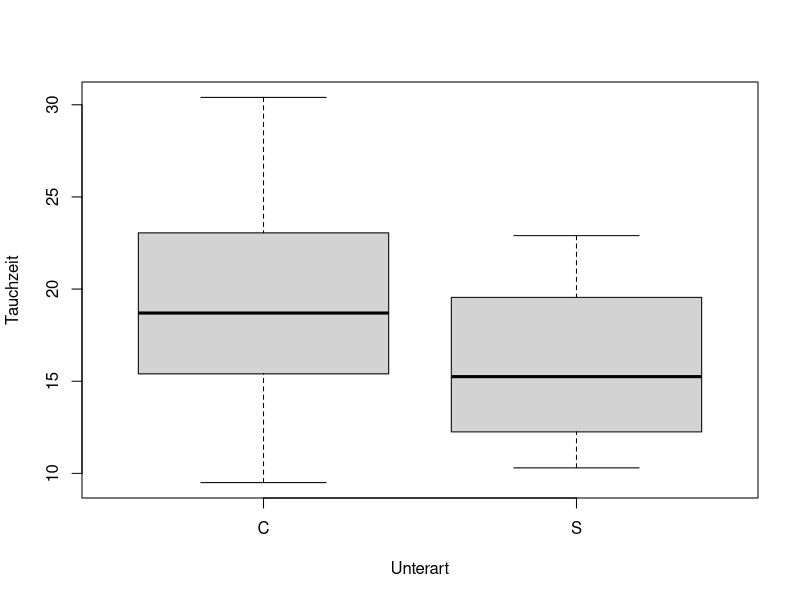
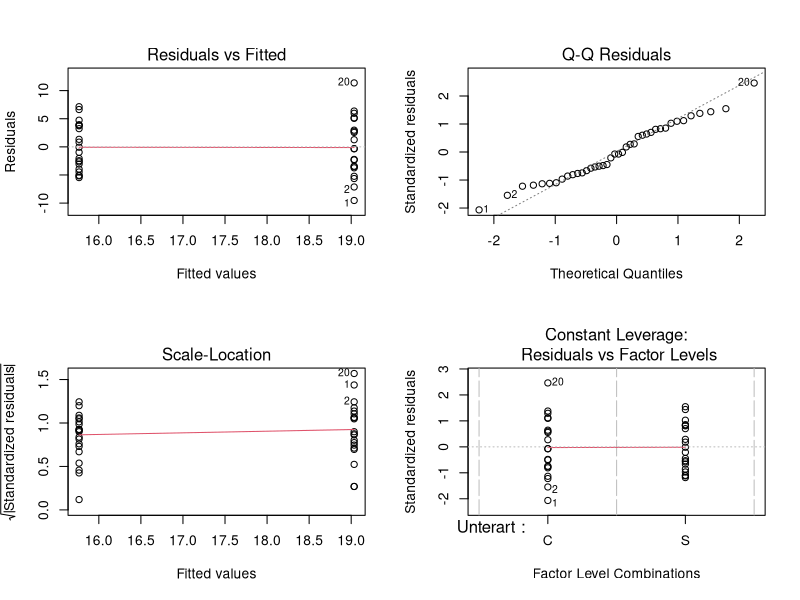
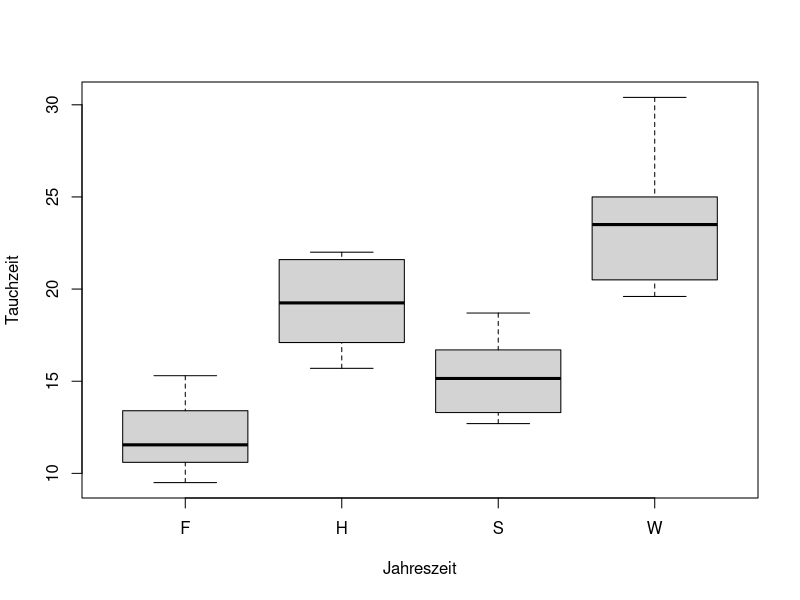
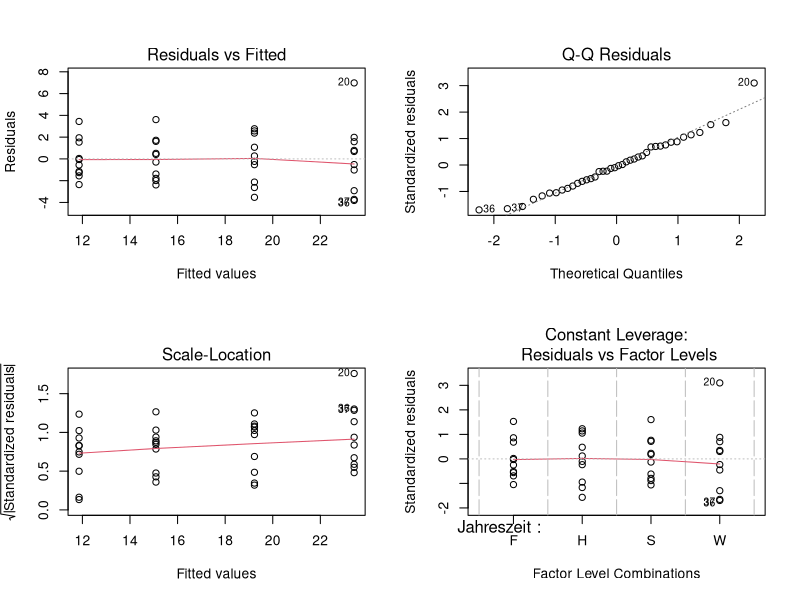
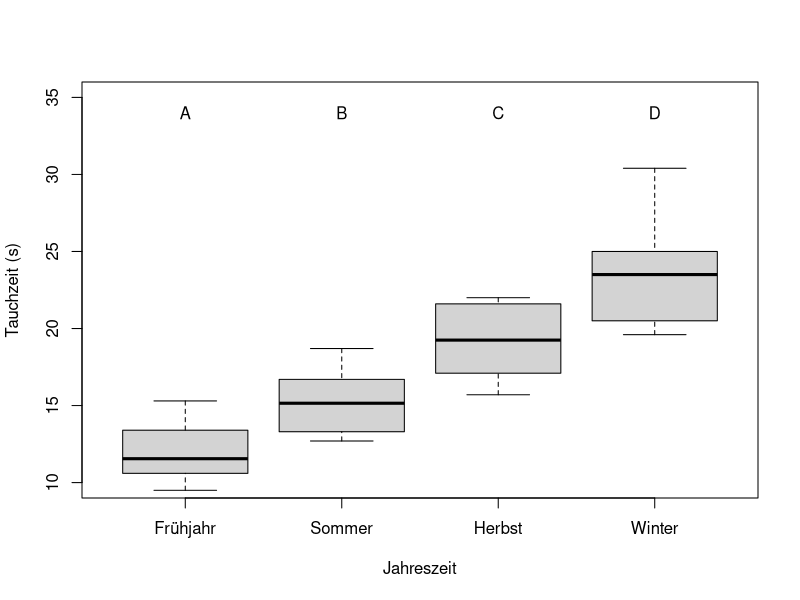
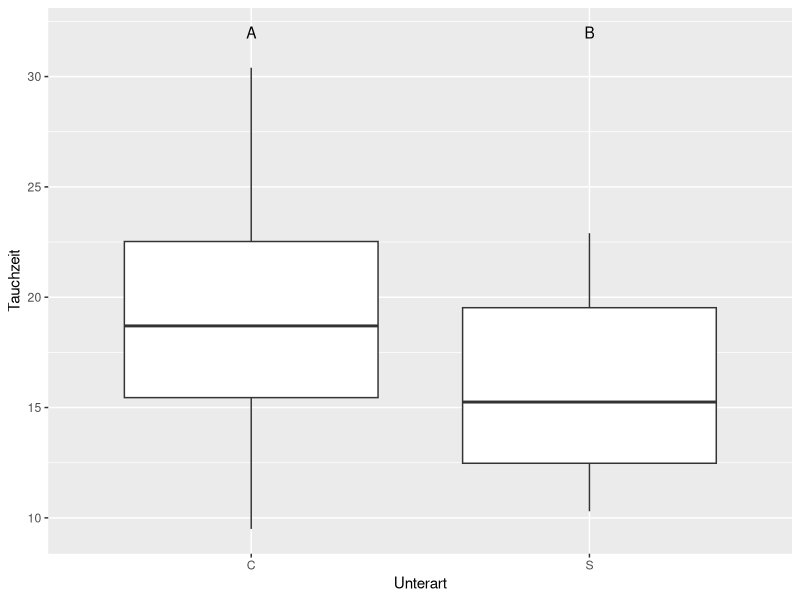
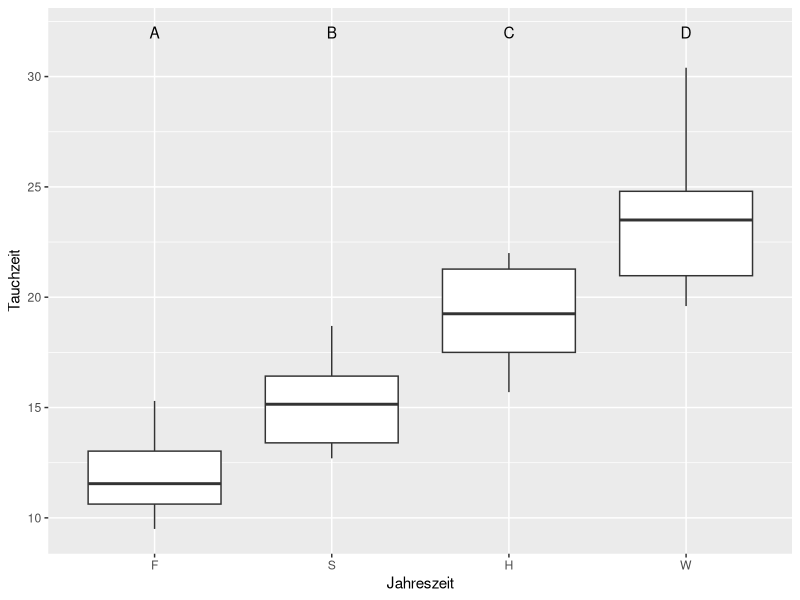

Reproduce these figures in R, in order.
#' ---
#' title: "R-Kurs, Uebung 65: ANOVA"
#' author: "F. von Lampe (nach Dormann 2013)"
#' date: "November 2021"
#' output: pdf_document
#' ---

## Arbeitsverzeichnis festlegen und Daten einladen
korm <- read.table("kormoran.txt", stringsAsFactors = T)

## Ueberblick der Datensatzstruktur
str(korm)
# Datentypen stimmen. Unterart und Jahreszeit sind jeweils Faktoren


## Teil A -------
## Boxplot der Tauchzeit in Abhaengigkeit der Unterart erstellen
par(mfrow = c(1, 1))
boxplot(Tauchzeit ~ Unterart, data = korm)
# Unterart C scheint laenger zu tauchen als S.


## ANOVA der Tauchzeit in Abhaengigkeit der Unterart
aov.korm <- aov(Tauchzeit ~ Unterart, data = korm)
# F-Statistik
summary(aov.korm)
# t-Statistik
summary.lm(aov.korm)
# R²adj. = 0.08811
# Unterart sinensis taucht ca. 3.3 s kuerzer als carbo
# Aufteilen in zwei Gruppen traegt signifikant zur Aufklaerung unerklaerter
# Varianz bei (p = 0.03523)

## Modelldiagnose
par(mfrow = c(2, 2))
plot(aov.korm)
# Die Residuen sind noch ok. Punkt 20 hat einen grossen Einfluss auf die
# Varianzinhomogenitaet

## Test auf Varianzhomogenitaet
library(car)
leveneTest(Tauchzeit ~ Unterart, data = korm)
# P = 0.33: Varianzen sind homogen

## Welch-T-Test der Tauchzeit in Abhaengigkeit der Unterart
t.test(Tauchzeit ~ Unterart, data = korm)
# P-Wert fast identisch im Welch-T-Test




## Teil B ------
## Boxplot der Tauchzeit in Abhaengigkeit der Jahreszeit
par(mfrow = c(1, 1))
boxplot(Tauchzeit ~ Jahreszeit, data = korm)

## ANOVA der Tauchzeit in Abhaengigkeit der Jahreszeit
aov.korm2 <- aov(Tauchzeit ~ Jahreszeit, data = korm)
# F-Statistik
summary(aov.korm2)
# t-Statistik
summary.lm(aov.korm2)
# R²adj. = 0.7708
# Fruehjahr: 11.9 s, Sommer: 15.1 s, Herbst: 19.2 s; Winter: 23.4 s
# diese Werte sind die mittleren Tauchzeiten fuer beide Unterarten
# Aufteilen in vier Gruppen traegt signifikant zur Aufklaerung unerklaerter
# Varianz bei (p < 0.001)

# Modelldiagnose
par(mfrow = c(2, 2))
plot(aov.korm2)
# Die Residuen sind gut. Punkt 20 uebt wieder grossen Einfluss aus

## Post-hoc Test: Tukey HSD durchfuehren
TukeyHSD(aov.korm2)
# Alle Faktorlevel unterscheiden sich signifikant voneinander


# Reihenfolge der Faktorlevels
# Faktorlevel werden alphabetisch aufsteigend geordnet. Bei Jahreszeiten unsinnig
levels(korm$Jahreszeit)
korm$Jahreszeit <- factor(korm$Jahreszeit, levels = c("F", "S", "H", "W"))


## Boxplot erstellen und signifikante Unterschiede symbolisieren
par(mfrow = c(1, 1))
plot(
  Tauchzeit ~ Jahreszeit,
  data = korm,
  ylim = c(10, 35),
  ylab = "Tauchzeit (s)",
  names = c("Frühjahr", "Sommer",
            "Herbst", "Winter")
)
text(1, 34, "A")
text(2, 34, "B")
text(3, 34, "C")
text(4, 34, "D")

## Boxplot mit ggplot2 erstellen
## Paket ggplot2 laden
library(ggplot2)

# Boxplot der Tauchzeit in Abhaengigkeit der Unterart mit Gruppenlabels erstellen
u <- ggplot(korm, aes(x = Unterart, y = Tauchzeit)) + geom_boxplot()
u + annotate(geom = "text",
             x = 1,
             y = 32,
             label = "A") +
  annotate(geom = "text",
           x = 2,
           y = 32,
           label = "B")

# Boxplot der Tauchzeit in Abhaengigkeit der Jahreszeit mit Gruppenlabels erstellen
j <- ggplot(korm, aes(x = Jahreszeit, y = Tauchzeit)) + geom_boxplot()
j + annotate(geom = "text",
             x = 1,
             y = 32,
             label = "A") +
  annotate(geom = "text",
           x = 2,
           y = 32,
           label = "B") +
  annotate(geom = "text",
           x = 3,
           y = 32,
           label = "C") +
  annotate(geom = "text",
           x = 4,
           y = 32,
           label = "D")